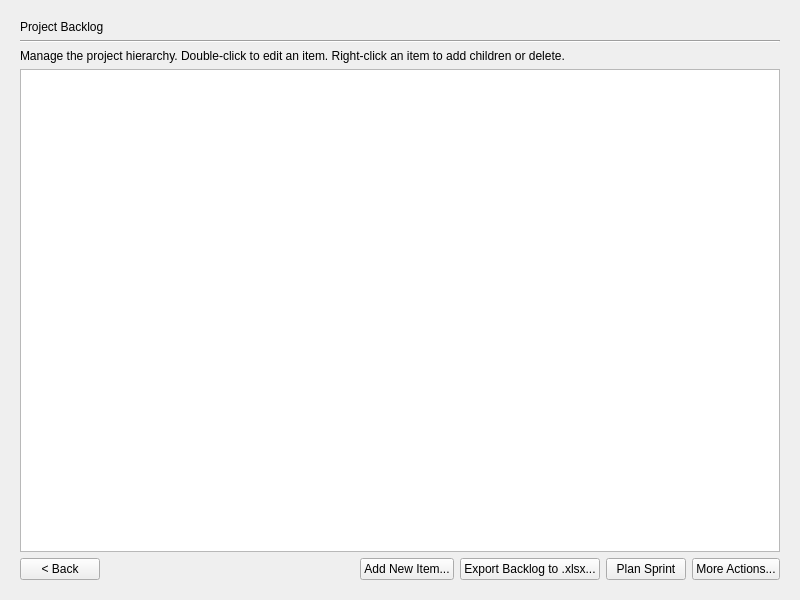
<?xml version="1.0" encoding="UTF-8"?>
<ui version="4.0">
 <class>CRManagementPage</class>
 <widget class="QWidget" name="CRManagementPage">
  <property name="geometry">
   <rect>
    <x>0</x>
    <y>0</y>
    <width>800</width>
    <height>600</height>
   </rect>
  </property>
  <property name="windowTitle">
   <string>Form</string>
  </property>
  <layout class="QVBoxLayout" name="verticalLayout" stretch="0,0,0,1,0">
   <property name="leftMargin">
    <number>20</number>
   </property>
   <property name="topMargin">
    <number>20</number>
   </property>
   <property name="rightMargin">
    <number>20</number>
   </property>
   <property name="bottomMargin">
    <number>20</number>
   </property>
   <item>
    <widget class="QLabel" name="headerLabel">
     <property name="text">
      <string>Project Backlog</string>
     </property>
    </widget>
   </item>
   <item>
    <widget class="Line" name="line">
     <property name="orientation">
      <enum>Qt::Horizontal</enum>
     </property>
    </widget>
   </item>
   <item>
    <widget class="QLabel" name="instructionLabel">
     <property name="text">
      <string>Manage the project hierarchy. Double-click to edit an item. Right-click an item to add children or delete.</string>
     </property>
     <property name="wordWrap">
      <bool>true</bool>
     </property>
    </widget>
   </item>
   <item>
    <widget class="QTreeView" name="crTreeView">
     <property name="dragDropMode">
      <enum>QAbstractItemView::InternalMove</enum>
     </property>
    </widget>
   </item>
   <item>
    <layout class="QHBoxLayout" name="horizontalLayout">
     <item>
      <widget class="QPushButton" name="backButton">
       <property name="text">
        <string>&lt; Back</string>
       </property>
      </widget>
     </item>
     <item>
      <spacer name="horizontalSpacer">
       <property name="orientation">
        <enum>Qt::Horizontal</enum>
       </property>
       <property name="sizeHint" stdset="0">
        <size>
         <width>40</width>
         <height>20</height>
        </size>
       </property>
      </spacer>
     </item>
     <item>
      <widget class="QStackedWidget" name="actionButtonStackedWidget">
       <widget class="QWidget" name="normalModePage">
        <layout class="QHBoxLayout" name="horizontalLayout_2">
         <property name="leftMargin">
          <number>0</number>
         </property>
         <property name="topMargin">
          <number>0</number>
         </property>
         <property name="rightMargin">
          <number>0</number>
         </property>
         <property name="bottomMargin">
          <number>0</number>
         </property>
         <item>
          <widget class="QPushButton" name="addNewItemButton">
           <property name="text">
            <string>Add New Item...</string>
           </property>
          </widget>
         </item>
         <item>
          <widget class="QPushButton" name="saveBacklogButton">
           <property name="text">
            <string>Export Backlog to .xlsx...</string>
           </property>
          </widget>
         </item>
         <item>
          <widget class="QPushButton" name="primaryActionButton">
           <property name="text">
            <string>Plan Sprint</string>
           </property>
          </widget>
         </item>
         <item>
          <widget class="QPushButton" name="moreActionsButton">
           <property name="text">
            <string>More Actions...</string>
           </property>
          </widget>
         </item>
        </layout>
       </widget>
      </widget>
     </item>
    </layout>
   </item>
  </layout>
 </widget>
 <resources/>
 <connections/>
</ui>
